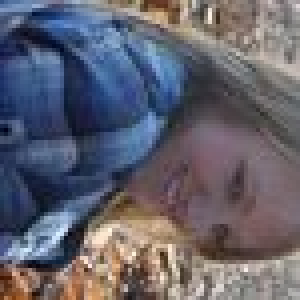
#> input picture src/database/0.jpg, 75 x 75 px (shown 4 times larger); its folder holds only this picture in this run
$ python database_init.py
#> lines starting #> are read from the running program, lines starting #| are printed output that depends on the picture; long printed decimals are rounded
### backend/feature/color_descriptor.py
import numpy as np
import cv2

class ColorDescriptor:
    def __init__(self, bins, blocks = 2): # Mengatur jumlah bins histogram dan banyak blok gambar akan dibagi
        self.bins = bins
        self.blocks = blocks

    def describe(self, image):  # Menghitung deskripsi warna dari gambar, membagi gambar jadi empat blok dan histogram warna dihitung untuk setiap blok
        image = image.astype("float") / 255.0   # Normalisasi gambar jadi rentang 0 - 1

        features = [] # Menginisiasi features sebagai array kosong

        # Menghitung ukuran tiap kotak
        (h, w) = image.shape[:2]
        block_size_x = w // self.blocks
        block_size_y = h // self.blocks

        # Menghitung batas-batas blok berdasarkan ukuran blok dan posisi blok dalam gambar
        for i in range(self.blocks):
            for j in range(self.blocks):
                block_startX = i * block_size_x
                block_endX = (i + 1) * block_size_x
                block_startY = j * block_size_y
                block_endY = (j + 1) * block_size_y

                # Memotong blok gambar dan mengonversi nilai pixel ke rentang 0 - 255
                block = image[block_startY:block_endY, block_startX:block_endX]
                block = (block * 255).astype(np.uint8)

                # Hitung rata-rata HSV blok
                hsv_block = cv2.cvtColor(block, cv2.COLOR_RGB2HSV)

                # Hitung histogram blok
                hist = self.histogram(hsv_block)
                features.extend(hist)

        return features

    # Hitung histogram dalam ruang warna hsv
    def histogram(self, hsv):
        hist = cv2.calcHist([hsv], [0, 1, 2], None, self.bins, [0, 180, 0, 256, 0, 256])
        hist = cv2.normalize(hist, hist).flatten() # Normalisasi dan ubah menjadi array satu dimensi

        return hist

### backend/feature/texture_descriptor.py
import cv2
import numpy as np

#Menormalisasi gambar berwarna menjadi grayscale sesuai dengan spesifikasi
def Normalisasi(r,g,b):
    r = r * 0.29
    g = g * 0.587
    b = b * 0.114
    y = r + g + b
    return y

def coocurenceMatrix(list, tinggi, lebar):
    coocurence = np.zeros((256,256), np.int64)

    for i in range(tinggi):
        for j in range(lebar-1):
            X = round(list[i,j])
            Y = round(list[i,j+1])
            coocurence[X,Y] += 1

    return coocurence


def symmetricMatrix(matrix):
    symMatrix = np.zeros((256,256), dtype=float)

    symMatrix = matrix + np.transpose(matrix)

    return symMatrix


def normalizationMatrix(matrix):
    divisor = np.sum(matrix)

    normalization = np.zeros((256,256),dtype=float)
    normalization = matrix / divisor

    return normalization

def contrast(matrix):
    return (np.sum(np.square(np.arange(256)[:, np.newaxis] - np.arange(256)) * matrix))

def entropy(matrix):
    return -(np.sum(matrix * np.log(matrix + 1e-8)))


def homogenity(matrix):
    return np.sum(matrix / (1 + np.abs(np.arange(256)[:, np.newaxis] - np.arange(256))))

def Tekstur_Feature(image, r, g, b):
    tinggi, lebar, _ = image.shape
    list_Y = np.zeros((tinggi,lebar))

    list_Y = Normalisasi(r,g,b)

    coocurence = coocurenceMatrix(list_Y, tinggi, lebar)
    symmetric_cooc = symmetricMatrix(coocurence)
    normalization = normalizationMatrix(symmetric_cooc)

    Contrast = contrast(normalization)
    print("Contrast:", Contrast)
    Homogenity = homogenity(normalization)
    print("Homogenity:", Homogenity)
    Entropy = entropy(normalization)
    print("Entropy:", Entropy)

    return Contrast, Homogenity, Entropy


# [8 lines left out: function similarity, not called in this run]

### backend/feature/database_init.py
from joblib import Parallel, delayed
import csv
import glob
import cv2
import time
import texture_descriptor
from color_descriptor import ColorDescriptor

start_time = time.perf_counter()

output_path_color = "src/conf/conf_color.csv" # Lokasi hasil ekstraksi fitur warna
output_path_texture = "src/conf/conf_texture.csv" # Lokasi hasil ekstraksi fitur tekstur

# Inisialisasi ColorDescriptor dengan parameter yang sesuai
cd = ColorDescriptor((8, 12, 3), blocks=4)

def process_image(imagePath):
#> called with imagePath = 'src/database/0.jpg'
    imageID = imagePath[imagePath.rfind("\\") + 1:] # Mendapatkan ID gambar dari path
    image = cv2.imread(imagePath) # Membaca gambar menggunakan OpenCV
#> image is the input picture: shape (75, 75, 3); mean B, G, R 109.5, 97.9, 99.1
    r, g, b = cv2.split(image)
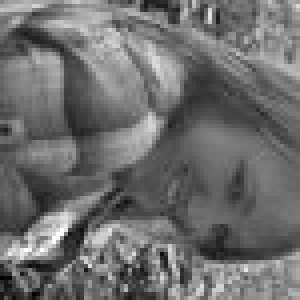
#> r: shape (75, 75) (shown 4 times larger); min 0, max 255, mean 109.5
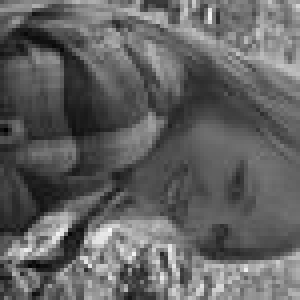
#> g: shape (75, 75) (shown 4 times larger); min 1, max 247, mean 97.9
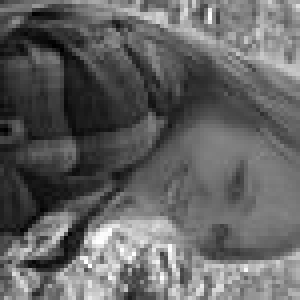
#> b: shape (75, 75) (shown 4 times larger); min 0, max 255, mean 99.1

    # Gunakan describe dari ColorDescriptor untuk mendapatkan fitur warna
    features_color = cd.describe(image)
#> after the loop in describe, `for i in range(self.blocks):`: features = 4608 values, max 0.856 at index 4507, min 0 at index 0, mean 0.0113
#> features_color has the same summary as features in describe

    # Gunakan Tekstur_Feature dari modul texture untuk mendapatkan fitur tekstur
    features_texture = texture_descriptor.Tekstur_Feature(image, r, g, b)
#> in Normalisasi, `g = g * 0.587`:
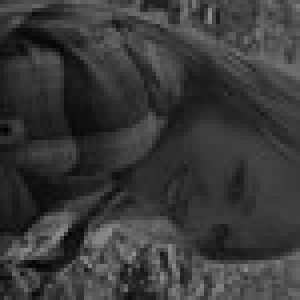
#> g: shape (75, 75) float64 (shown 4 times larger); min 0.587, max 145, mean 57.5
#> after the loop in coocurenceMatrix, `for i in range(tinggi):`:
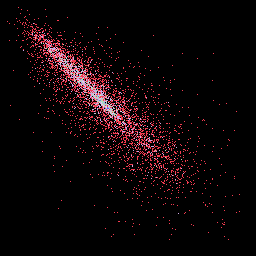
#> coocurence: shape (256, 256) int64; 9 distinct labels, from 0 to 8; one colour per label, 0 black
#> in symmetricMatrix, `symMatrix = matrix + np.transpose(matrix)`:
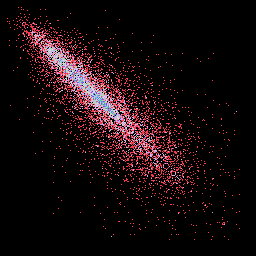
#> symMatrix: shape (256, 256) int64; 15 distinct labels, from 0 to 14; one colour per label, 0 black
#> in normalizationMatrix, `divisor = np.sum(matrix)`: divisor = 11100
#> in normalizationMatrix, `normalization = matrix / divisor`:
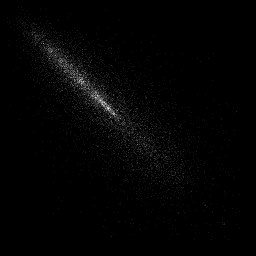
#> normalization: shape (256, 256) float64; min 0, max 0.00126, mean 1.53e-05; drawn with min black and max white
#> in Tekstur_Feature, `Contrast = contrast(normalization)`: Contrast = 524.4
#| Contrast: 524.435
#> in Tekstur_Feature, `Homogenity = homogenity(normalization)`: Homogenity = 0.181
#| Homogenity: 0.1815
#> in Tekstur_Feature, `Entropy = entropy(normalization)`: Entropy = 8.51
#| Entropy: 8.508
#> features_texture = (524.4, 0.181, 8.51)

    # Tulis data ke CSV
    return {'imageID': imageID, 'features_color': features_color, 'features_texture': features_texture}

with open(output_path_color, 'w', newline='') as csvfile_color, open(output_path_texture, 'w', newline='') as csvfile_texture: # Penulisan file CSV
    writer_color = csv.writer(csvfile_color)
    writer_texture = csv.writer(csvfile_texture)

    # Proses pencarian dan penyimpanan data ke CSV menggunakan parallel processing
    results = Parallel(n_jobs=-1)(delayed(process_image)(imagePath) for imagePath in glob.glob("src/database/*"))
#> results = 1 item

    # Menulis hasil ke dalam file CSV
    for result in results:
        writer_color.writerow([result['imageID']] + result['features_color'])
        writer_texture.writerow([result['imageID']] + list(result['features_texture']))
#> this loop made 1 pass

end_time = time.perf_counter()

elapsed_time = end_time - start_time
print(f"Elapsed time: {elapsed_time}")

$ run again, on src/database/12.jpg
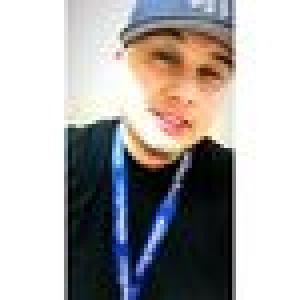
#> input picture src/database/12.jpg, 75 x 75 px (shown 4 times larger)
#> in process_image, image is the input picture: shape (75, 75, 3); mean B, G, R 169.7, 170.5, 173.2
#> in process_image, `r, g, b = cv2.split(image)`:
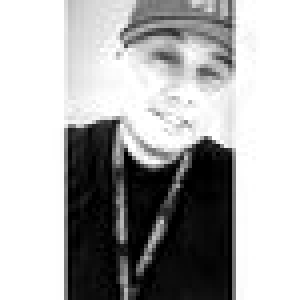
#> b: shape (75, 75) (shown 4 times larger); min 0, max 255, mean 173.2
#> after the loop in describe, `for i in range(self.blocks):`: features = 4608 values, max 0.999 at index 866, min 0 at index 0, mean 0.00959
#> features_color has the same summary as features in describe
#> in symmetricMatrix, `symMatrix = matrix + np.transpose(matrix)`:
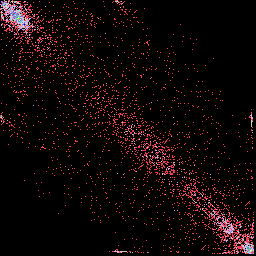
#> symMatrix: shape (256, 256) int64; 29 distinct labels, from 0 to 3558; one colour per label, 0 black
#> divisor = 11100
#> Contrast = 1004.7
#| Contrast: 1004.689
#> Homogenity = 0.484
#| Homogenity: 0.4842
#> Entropy = 5.92
#| Entropy: 5.922
#> features_texture = (1004.7, 0.484, 5.92)
#> results = 1 item
#> the loop `for result in results:` made 1 pass
